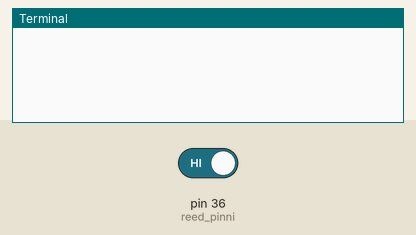
Recording of a program running on a simulated Raspberry Pi (header pin numbers). Shown: the last lines printed to the terminal. The test bench sets the inputs (shaded band); at power-on: pin 36 (reed_pinni) HIGH. No MQTT or app messages arrive unless stated.

Above: at 1.3 s.
1.4 s: pin 36 (reed_pinni) driven LOW
At 2.6 s:
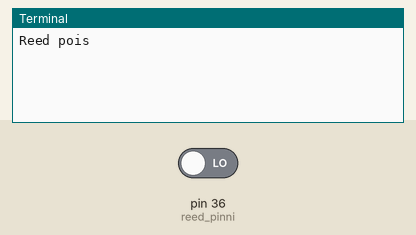
2.9 s: pin 36 (reed_pinni) driven HIGH
At 3.8 s:
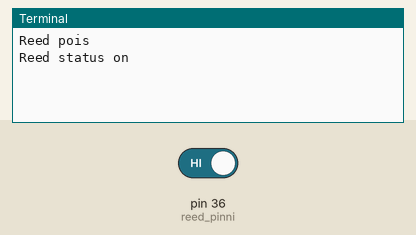

The program:

luereedtila.py
```python
#!/usr/bin/env python
# Lukee reed-releen tilaa ja lähettää tiedon mqtt-brokerille
# 1.7.2020 Jari Hiltunen
import RPi.GPIO as GPIO
import paho.mqtt.client as mqtt # mqtt kirjasto
import time

reed_pinni = 36 # gpio 16
broker = "localhost" #brokerin osoite
port = 1883 #portti
# releelle tilattava mtqq-aihe
MQTTAIHE = 'kanala/ulko/luukkukytkin' # aihe jolle tieto julkaistaan

def mqttyhdista(mqttasiakas, userdata, flags, rc):
    # print("Yhdistetty " + str(rc))
    # Yhdistetaan brokeriin ja tilataan aiheet
    mqttasiakas.subscribe(MQTTAIHE)  # tilaa aihe reed releelle

def alustus():
    try:
        GPIO.setmode(GPIO.BOARD)
        GPIO.setup(reed_pinni, GPIO.IN, pull_up_down=GPIO.PUD_UP) # jannite paalla
    except OSError:
        print("Virhe %d" %OSError)
        GPIO.cleanup()
        return False

def reedStatus(channel):
    # 1 = reed on
    # 0 = reed off
    if GPIO.input(reed_pinni):
        print ("Reed status on")
        try:
            mqttasiakas.publish(MQTTAIHE, payload=1, retain=True)
        except OSError:
            print("Virhe %d" % OSError)
            GPIO.cleanup()
            return False
    else:
        print ("Reed pois")
        try:
            mqttasiakas.publish(MQTTAIHE, payload=0, retain=True)
        except OSError:
            print("Virhe %d" % OSError)
            GPIO.cleanup()
            return False

def looppi():
    try:
        GPIO.add_event_detect(reed_pinni,GPIO.BOTH, callback=reedStatus, bouncetime=20)
    except OSError:
        print("Virhe %d" %OSError)
        GPIO.cleanup()
        return False
    while True:
            time.sleep(0.01)  # prosessorikuorman laskua varten
            pass

def vapauta():
    GPIO.cleanup()  # Vapautetaan resurssit

# mqtt-objektin luominen
mqttasiakas = mqtt.Client("reed-luukku")  # mqtt objektin luominen
mqttasiakas.on_connect = mqttyhdista  # mita tehdaan kun yhdistetaan brokeriin
mqttasiakas.username_pw_set("useri","salari")  # mqtt useri ja salari
mqttasiakas.connect(broker, port, keepalive=60, bind_address="")  # yhdista mqtt-brokeriin

if __name__ == '__main__':     # Sovelluksen aloitus
    alustus()
try:
    looppi()
except KeyboardInterrupt:  # Ctrl + C vapauttaa resurssit
    vapauta()
```

Measured:
- after the input at 1.4 s, the terminal: prints a new line at once (image 1)
- after the input at 2.9 s, the terminal: prints a new line at once (image 2)
